Frame 1 (no input): blank canvas, image omitted
Frame 60 (the mouse pressed at the canvas centre just before this capture): blank canvas, image omitted
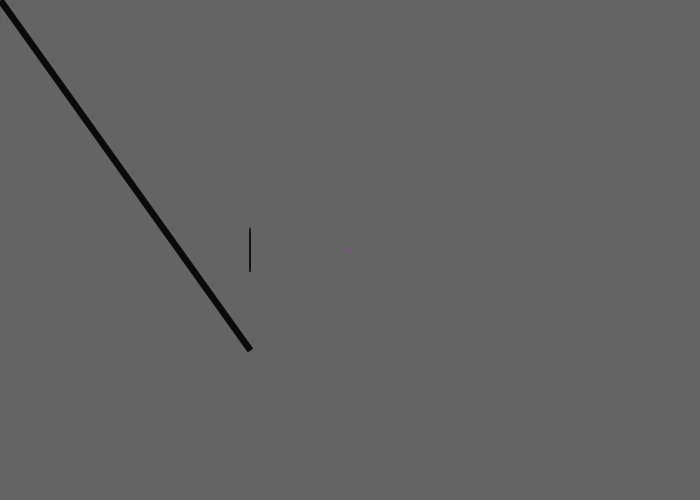
Frame 120 (the mouse held since frame 60 and released just before this capture)

The Processing sketch whose frames 1 and 60 were blank and that drew this single picture after the mouse press (run headless with seeded random() and noise(); from frame 60 on, the mouse is pressed at the canvas centre):

// Processing sketch: processing_161578
// ── processing_161578.pde

void setup(){
  size(700,500);
  background(100);
 smooth(1);
  frameRate(100);
}
 
void draw(){
 float r = random(.3,.2);
 if (mousePressed){
 stroke(10);
 strokeWeight(random(.5,10));
strokeCap(SQUARE);
  line(mouseY,mouseX,pmouseY,pmouseX); 
  noStroke();
fill(4000,20,2500);
  ellipse(mouseX,mouseY,r,r); 
  fill(16,random(20,255));
   ellipse(pmouseY,pmouseY,r,45);
   
}
 
}
 
 
 
void keyPressed(){
   if(key=='s'){
      saveImage();
 }
   if(key=='z'){
  background(255);
}
   if(key=='b'){
filter(BLUR);
}
}
   
 void saveImage() {
  String fileName = timeStamp()+".tiff";
  PImage imageSave = get(0,0,width,height);
  imageSave.save(fileName);
}
 
String timeStamp() {
 String timestamp = year()+"_"+month()+"_"+day()+"_"+minute()+"_"+second()+"_"+millis();
 return timestamp;
}
